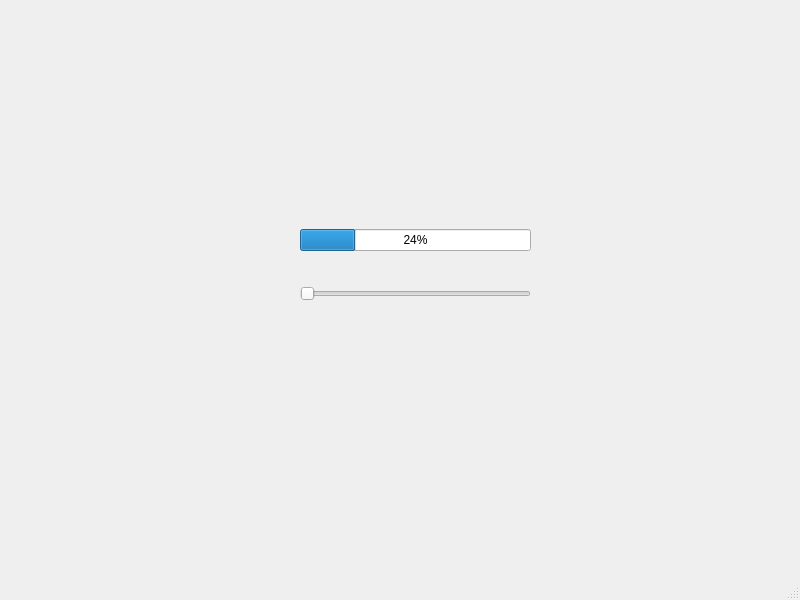
<?xml version="1.0" encoding="UTF-8"?>
<ui version="4.0">
 <class>MainWindow</class>
 <widget class="QMainWindow" name="MainWindow">
  <property name="geometry">
   <rect>
    <x>0</x>
    <y>0</y>
    <width>800</width>
    <height>600</height>
   </rect>
  </property>
  <property name="windowTitle">
   <string>MainWindow</string>
  </property>
  <widget class="QWidget" name="centralwidget">
   <widget class="QWidget" name="">
    <property name="geometry">
     <rect>
      <x>300</x>
      <y>200</y>
      <width>231</width>
      <height>131</height>
     </rect>
    </property>
    <layout class="QVBoxLayout" name="verticalLayout">
     <item>
      <widget class="QProgressBar" name="progressBar">
       <property name="value">
        <number>24</number>
       </property>
      </widget>
     </item>
     <item>
      <widget class="QSlider" name="horizontalSlider">
       <property name="orientation">
        <enum>Qt::Horizontal</enum>
       </property>
      </widget>
     </item>
    </layout>
   </widget>
  </widget>
  <widget class="QMenuBar" name="menubar">
   <property name="geometry">
    <rect>
     <x>0</x>
     <y>0</y>
     <width>800</width>
     <height>22</height>
    </rect>
   </property>
  </widget>
  <widget class="QStatusBar" name="statusbar"/>
 </widget>
 <resources/>
 <connections/>
</ui>
